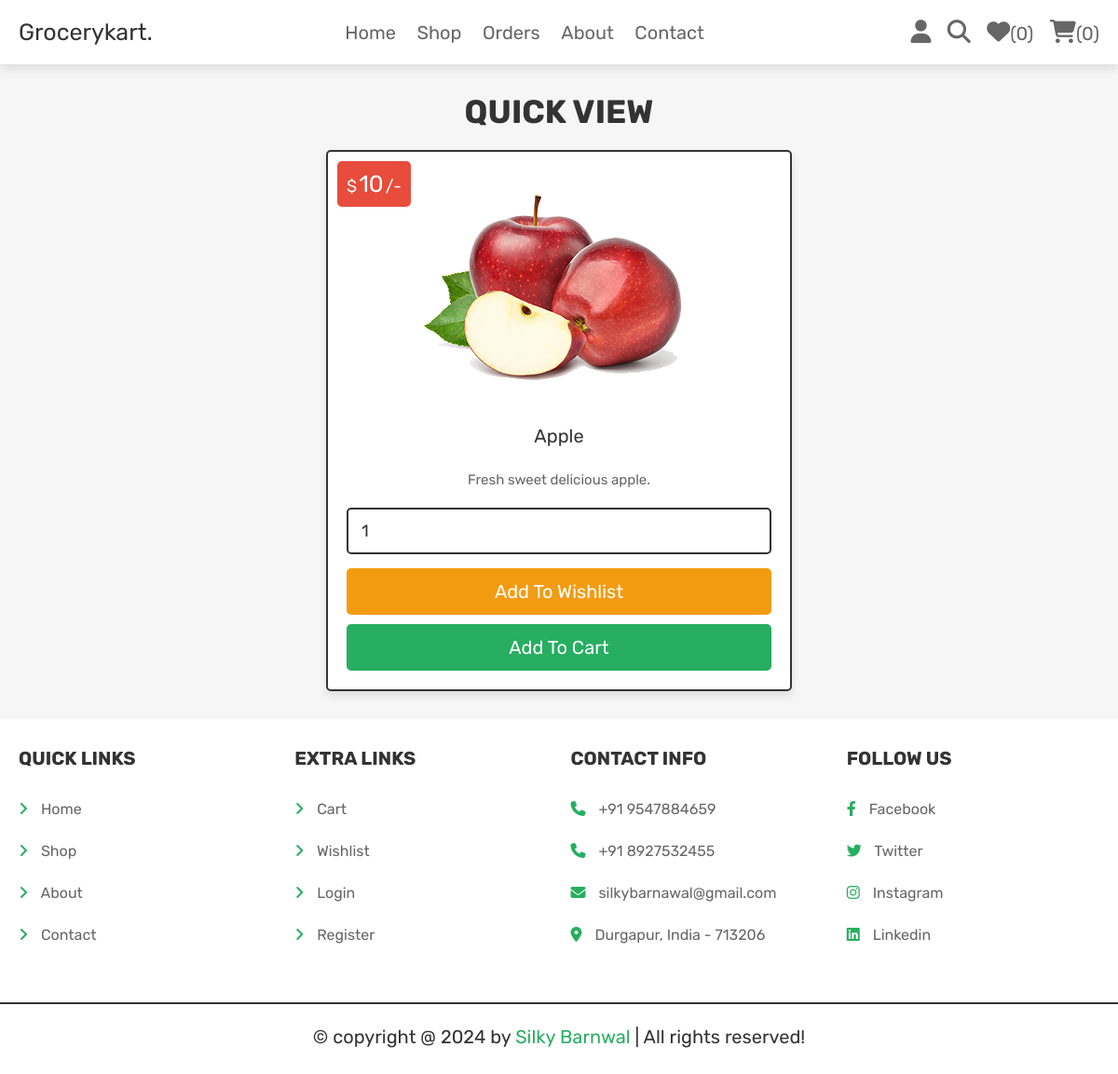
The app's page /view_page.php?pid=25 (signed in) with its own data.
### tables this page shows
CREATE TABLE `products` (
  `id` int(100) NOT NULL,
  `name` varchar(100) NOT NULL,
  `category` varchar(20) NOT NULL,
  `details` varchar(500) NOT NULL,
  `price` int(100) NOT NULL,
  `image` varchar(100) NOT NULL
);

### view_page.php (the view, shortened to what this page needs)
<?php
@include 'config.php';
?>
<!DOCTYPE html>
<html lang="en">
<head>
   <link rel="stylesheet" href="https://cdnjs.cloudflare.com/ajax/libs/font-awesome/6.1.1/css/all.min.css">
   <link rel="stylesheet" href="css/style.css">
</head>
<body>
   <?php include 'header.php'; ?>
   <section class="quick-view">
      <h1 class="title">Quick view</h1>
      <?php
      $pid = $_GET['pid'];
      $select_products = $conn->prepare("SELECT * FROM `products` WHERE id = ?");
      $select_products->execute([$pid]);
      if ($select_products->rowCount() > 0) {
         while ($fetch_products = $select_products->fetch(PDO::FETCH_ASSOC)) {
      ?>
            <form action="" class="box" method="POST">
               <div class="price">$<span><?= $fetch_products['price']; ?></span>/-</div>
               <img src="uploaded_img/<?= $fetch_products['image']; ?>" alt="">
               <div class="name"><?= $fetch_products['name']; ?></div>
               <div class="details"><?= $fetch_products['details']; ?></div>
               <input type="number" min="1" value="1" name="p_qty" class="qty">
               <input type="submit" value="add to wishlist" class="option-btn" name="add_to_wishlist">
               <input type="submit" value="add to cart" class="btn" name="add_to_cart">
            </form>
      <?php
         }
      } else {
         echo '<p class="empty">no products added yet!</p>';
      }
      ?>
   </section>
   <?php include 'footer.php'; ?>
</body>
</html>

### css/style.css (style rules this page uses)
.quick-view .box { max-width: 50rem; padding:2rem; text-align: center; border:var(--border); background-color: var(--white); box-shadow: var(--box-shadow); border-radius: .5rem; position: relative; margin:0 auto; }
.quick-view .box img { height: 25rem; margin-bottom: 1rem; }
.quick-view .box .price { position: absolute; top:1rem; left:1rem; padding:1rem; border-radius: .5rem; background-color: var(--red); font-size: 1.8rem; color:var(--white); }
.quick-view .box .price span { font-size: 2.5rem; color:var(--white); margin:0 .2rem; }
.quick-view .box .qty { margin:.5rem 0; border-radius: .5rem; padding:1.2rem 1.4rem; font-size: 1.8rem; color:var(--black); border:var(--border); width: 100%; }
.quick-view .box .name { font-size: 2rem; color:var(--black); padding:1rem 0; }
.quick-view .box .details { padding:1rem 0; line-height: 2; font-size: 1.5rem; color:var(--light-color); }

### css/components.css (style rules this page uses)
:root { --green:#27ae60; --orange:#f39c12; --red:#e74c3c; --black:#333; --light-color:#666; --white:#fff; --light-bg:#f6f6f6; --border:.2rem solid var(--black); --box-shadow:0 .5rem 1rem rgba(0,0,0,.1); }
* { font-family: 'Rubik', sans-serif; margin:0; padding:0; box-sizing: border-box; outline: none; border:none; text-decoration: none; color:var(--black); }
body { background-color: var(--light-bg); }
html { font-size: 62.5%; overflow-x: hidden; scroll-behavior: smooth; scroll-padding-top: 6.5rem; }
section { padding:3rem 2rem; max-width: 1200px; margin:0 auto; }
.btn, .delete-btn, .option-btn { display: block; width: 100%; margin-top: 1rem; border-radius: .5rem; color:var(--white); font-size: 2rem; padding:1.3rem 3rem; text-transform: capitalize; cursor: pointer; text-align: center; }
.btn { background-color: var(--green); }
.option-btn { background-color: var(--orange); }
.title { text-align: center; margin-bottom: 2rem; text-transform: uppercase; color:var(--black); font-size: 3.5rem; }

### records on screen
products: price "10", image (picture), name "Apple", details "Fresh sweet delicious apple."

### other values on screen
$count_wishlist_items->rowCount() "0"
$count_cart_items->rowCount() "0"
